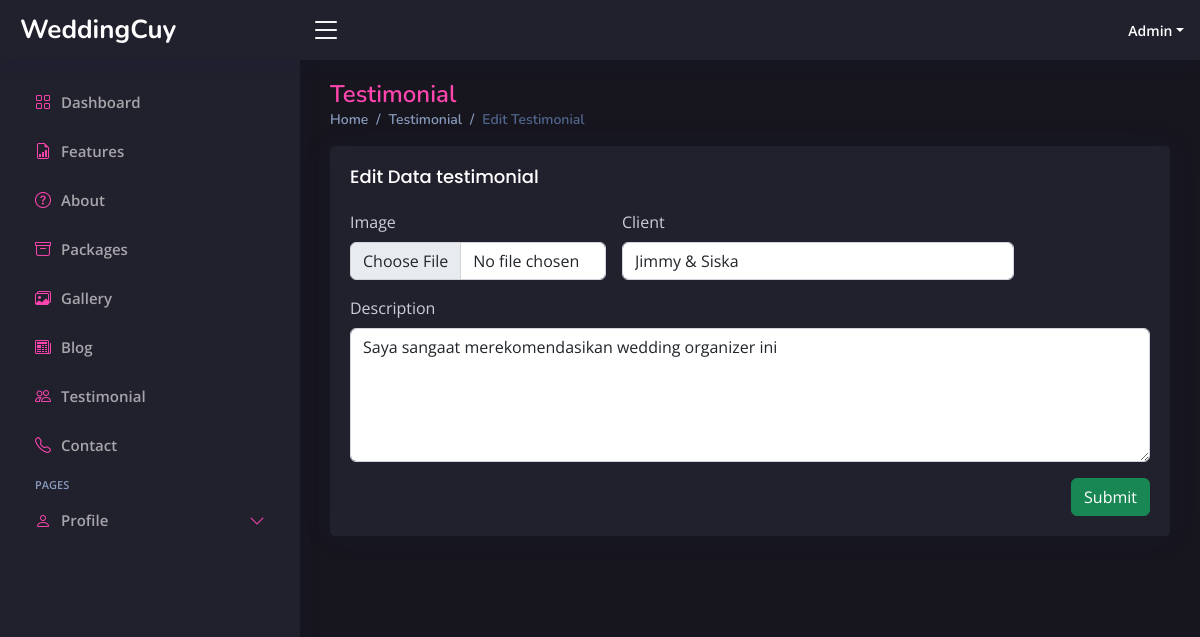
The app's page /admin/index.php?page=edit-testi&id=1 (signed in) with its own data.
### tables this page shows
CREATE TABLE `testimonial` (
  `id` int(11) NOT NULL,
  `testi_text` text NOT NULL,
  `testi_client` varchar(255) NOT NULL,
  `testi_image` varchar(255) NOT NULL
);

### admin/page/edit-testimonial.php (the view, shortened to what this page needs)
<?php
if (isset($_GET['id'])) {
    $id = ($_GET["id"]);
    $query = "SELECT * FROM testimonial WHERE id='$id'";
    $result = mysqli_query($koneksi2, $query);
    $data = mysqli_fetch_assoc($result);
} else {
    echo "<script>alert('Masukkan data id.');window.location='admin.php?page=blog';</script>";
}
?>
<div class="pagetitle">
    <h1>Testimonial</h1>
    <nav>
        <ol class="breadcrumb">
            <li class="breadcrumb-item"><a href="index.php?page=dashboard">Home</a></li>
            <li class="breadcrumb-item"><a href="index.php?page=testi">Testimonial</a></li>
            <li class="breadcrumb-item active">Edit Testimonial</li>
        </ol>
    </nav>
</div>
<section class="section dashboard">
    <div class="row">
        <div class="col-12">
            <div class="card testimonial-card">
                <div class="card-body">
                    <h5 class="card-title">Edit Data testimonial</h5>
                    <form class="row g-3" method="POST" action="../action.php?act=edit-testi" enctype="multipart/form-data">
                        <div class="col-md-4">
                            <label class="form-label">Image</label>
                            <input type="file" class="form-control" id="inputGroupFile02" name="testi_image">
                        </div>
                        <div class="col-md-6">
                            <label class="form-label">Client</label>
                            <input type="text" class="form-control" name="testi_client" required="required" autocomplete="off" value="<?php echo $data['testi_client']; ?>">
                        </div>
                        <div class="col-12">
                            <label class="form-label">Description</label>
                            <textarea class="form-control" name="testi_text" rows="5"><?php echo $data['testi_text']; ?></textarea>
                        </div>
                        <div class="text-end">
                            <button type="submit" class="btn btn-success">Submit</button>
                        </div>
                    </form>
                </div>
            </div>
        </div>
    </div>
</section>

### records on screen
testimonial: testi_client "Jimmy & Siska", testi_text "Saya sangaat merekomendasikan wedding organizer ini"
